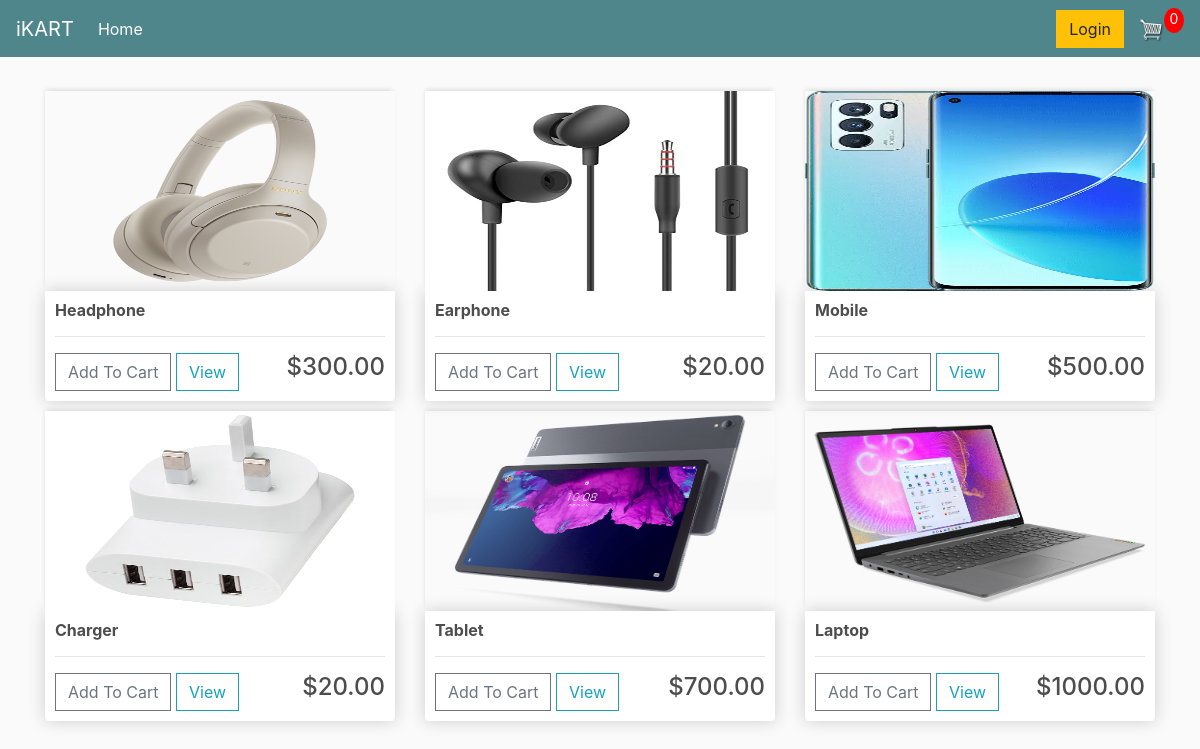
The page / on the database its author committed.
### store/models.py (models this page shows, shortened)
class Product(models.Model):
	name = models.CharField(max_length=200)
	price = models.FloatField()
	digital = models.BooleanField(default=False,null=True, blank=True)
	image = models.ImageField(null=True, blank=True)
	@property
	def imageURL(self):
		try:
			url = self.image.url
		except:
			url = ''
		return url

### store/views.py (the view)
# urls.py: path('',include ('store.urls')),
def store(request):
	data = cartData(request)
	cartItems = data['cartItems']
	order = data['order']
	items = data['items']
	products = Product.objects.all()
	context = {'products':products, 'cartItems':cartItems}
	return render(request, 'store/store.html', context)

### store/utils.py (called while the page is built, shortened)
def cookieCart(request):
	try:
		cart = json.loads(request.COOKIES['cart'])
	except:
		cart = {}
		print('CART:', cart)
	items = []
	order = {'get_cart_total':0, 'get_cart_items':0, 'shipping':False}
	cartItems = order['get_cart_items']
	return {'cartItems':cartItems ,'order':order, 'items':items}

def cartData(request):
	if request.user.is_authenticated:
		customer = request.user.customer
		order, created = Order.objects.get_or_create(customer=customer, complete=False)
		items = order.orderitem_set.all()
		cartItems = order.get_cart_items
	else:
		cookieData = cookieCart(request)
		cartItems = cookieData['cartItems']
		order = cookieData['order']
		items = cookieData['items']
	return {'cartItems':cartItems ,'order':order, 'items':items}

### store/templates/store/Store.html
{% extends 'store/main.html' %}
{% load static %}
{% block content %}
    <div class = "row">
        {% for product in products %}
        <div class = "col-lg-4">
            <img class = "thumbnail" src = "{{product.imageURL}}">
            <div class = "box-element product">
                <h6><strong>{{product.name}}</strong></h6>
                <hr>
                <button data-product="{{product.id}}" data-action="add" class="btn btn-outline-secondary add-btn update-cart">Add To Cart</button>
				<a class="btn btn-outline-info" href="#">View</a>
				<h4 style="display: inline-block; float: right">
                ${{product.price|floatformat:2}}</h4>
            </div>
        </div>
        {% endfor %}
    </div>
{% endblock content %}

### store/templates/store/Main.html (shortened to what this page needs)
<!DOCTYPE html>
{% load static %}
<html>
<head>
	<link rel="stylesheet" href="https://stackpath.bootstrapcdn.com/bootstrap/4.4.1/css/bootstrap.min.css">
	<link rel="stylesheet" type="text/css" href="{% static 'css/main.css' %}">
</head>
<body>
	<nav class="navbar navbar-expand-lg navbar-dark bg-dark">
	  <a class="navbar-brand" href="{% url 'store' %}">iKART</a>
	  <div class="collapse navbar-collapse" id="navbarSupportedContent">
	    <ul class="navbar-nav mr-auto">
	      <li class="nav-item active">
	        <a class="nav-link" href="{% url 'store' %}">Home <span class="sr-only">(current)</span></a>
	      </li>
	    </ul>
	    <div class="form-inline my-2 my-lg-0">
	     	<a href="#"class="btn btn-warning">Login</a>
	     	<a href="{% url 'cart' %}">
	    		<img  id="cart-icon" src="{% static 'images/cart.png' %}">
	    	</a>
	    	<p id="cart-total">{{cartItems}}</p>
	    </div>
	  </div>
	</nav>
     <div class="container">
            <br>
            {% block content %}
            {% endblock content %}
         </div>
</body>
</html>

### static/css/main.css (style rules this page uses)
body { background-color: hsl(0, 0%, 98%); }
h1,h2,h3,h4,h5,h6 { color:hsl(0, 0%, 30%); }
.box-element { box-shadow:hsl(0, 0%, 80%) 0 0 16px; background-color: #fff; border-radius: 4px; padding: 10px; }
.thumbnail { width: 100%; height: 200px; -webkit-box-shadow: -1px -3px 5px -2px rgba(214,214,214,1); -moz-box-shadow: -1px -3px 5px -2px rgba(214,214,214,1); box-shadow: -1px -3px 5px -2px rgba(214,214,214,1); }
.product { border-radius: 0 0 4px 4px; }
.bg-dark { background-color: #4f868c!important; }
#cart-icon { width:25px; display: inline-block; margin-left: 15px; }
#cart-total { display: block; text-align: center; color:#fff; background-color: red; width: 20px; height: 25px; border-radius: 50%; font-size: 14px; }
.col-lg-4, .col-lg-6, .col-lg-8, .col-lg-12 { margin-top: 10px; }
.btn { border-radius: 0; }

### rows shown on the page
Product: imageURL (picture), name "Headphone", price "300.00"
Product: imageURL (picture), name "Earphone", price "20.00"
Product: imageURL (picture), name "Mobile", price "500.00"
Product: imageURL (picture), name "Charger", price "20.00"
Product: imageURL (picture), name "Tablet", price "700.00"
Product: imageURL (picture), name "Laptop", price "1000.00"

### other values the page prints
{{ cartItems }} "0"
